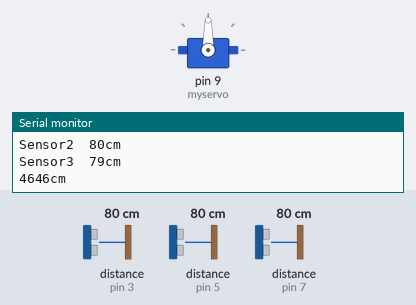
Recording of a sketch running on a simulated Arduino Uno, built with avr-gcc and run on an emulated ATmega328P. Shown: servo, the last lines printed to the serial monitor. Wiring (inferred from the names in the program): 3 × ultrasonic range finder: trigger pin 2, echo pin 3 / trigger pin 4, echo pin 5 / trigger pin 6, echo pin 7. Inputs (shaded band) come from the test bench; at power-on: distance to the obstacle (sensors on pin 3, pin 5, pin 7) 80 cm. The echo pulse lasts 58.3 µs per cm.

Above: at 1.2 s.
1.3 s: distance to the obstacle (sensor on pin 3) set to 250 cm
4.3 s: distance to the obstacle (sensor on pin 5) set to 120 cm
7.3 s: distance to the obstacle (sensor on pin 3) set to 299 cm
10.3 s: distance to the obstacle (sensor on pin 7) set to 2 cm
13.3 s: distance to the obstacle (sensor on pin 5) set to 55 cm
15.0 s: distance to the obstacle (sensor on pin 5) set to 46 cm
At 15.9 s:
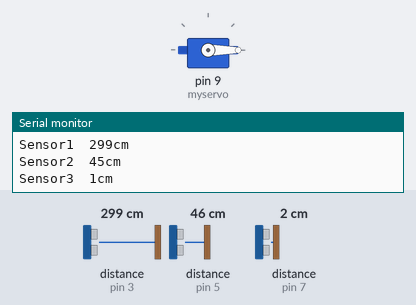
Timing chart, 0 to 17.9 s (numbered marks = the images above; inputs shaded):
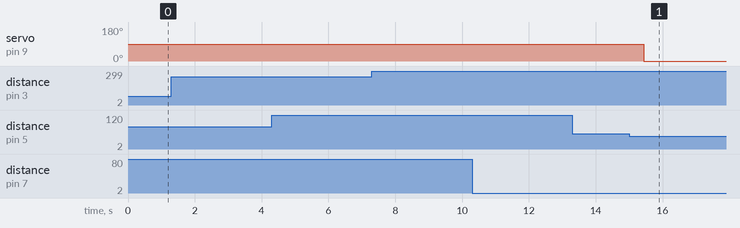

Measured:
- the behaviour switches between 51 and 50 cm on distance to the obstacle (sensor on pin 5) (found by bisection; images 0 and 1)
- after the input at 15.0 s, servo on pin 9 (myservo): 90° → 0° after 0.44 s

The sketch:

SMART_PARKING_SYSTEM.ino
```cpp
#include <Servo.h>

Servo myservo;

int trigPin1 = 2;     //main gate
int echoPin1 = 3;

int trigPin2 = 4;
int echoPin2 = 5;

int trigPin3 = 6;
int echoPin3 = 7;

int led1 = 12;
int led2 = 13;
boolean f= false;


void setup() {
  Serial.begin (9600);
  pinMode(trigPin1, OUTPUT);
  pinMode(echoPin1, INPUT);

  pinMode(trigPin2, OUTPUT);
  pinMode(echoPin2, INPUT);

  pinMode(trigPin3, OUTPUT);
  pinMode(echoPin3, INPUT);

  myservo.attach(9);

}

void loop() {

  long duration1, distance1;
  digitalWrite(trigPin1, LOW);  // Added this line
  delayMicroseconds(2); // Added this line
  digitalWrite(trigPin1, HIGH);
  delayMicroseconds(10); // Added this line
  digitalWrite(trigPin1, LOW);
  duration1 = pulseIn(echoPin1, HIGH);
  distance1 = (duration1 / 2) / 29.1;

  if (distance1 >= 500 || distance1 <= 0) {
    Serial.println("Out of range");
  }
  else {
    Serial.print ( "Sensor1  ");
    Serial.print ( distance1);
    Serial.println("cm");
  }
  delay(2);
  long duration2, distance2;
  digitalWrite(trigPin2, LOW);  // Added this line
  delayMicroseconds(2); // Added this line
  digitalWrite(trigPin2, HIGH);
  delayMicroseconds(10); // Added this line
  digitalWrite(trigPin2, LOW);
  duration2 = pulseIn(echoPin2, HIGH);
  distance2 = (duration2 / 2) / 29.1;

  if (distance2 >= 500 || distance2 <= 0) {
    Serial.println("Out of range");
  }
  else {
    Serial.print("Sensor2  ");
    Serial.print(distance2);
    Serial.println("cm");
  }
  delay(2);
  long duration3, distance3;
  digitalWrite(trigPin3, LOW);  // Added this line
  delayMicroseconds(2); // Added this line
  digitalWrite(trigPin3, HIGH);
  delayMicroseconds(10); // Added this line
  digitalWrite(trigPin3, LOW);
  duration3 = pulseIn(echoPin3, HIGH);
  distance3 = (duration3 / 2) / 29.1;

  if (distance3 >= 500 || distance3 <= 0) {
    Serial.println("Out of range");
  }
  else {
    Serial.print("Sensor3  ");
    Serial.print(distance3);
    Serial.println("cm");
  }
  delay(200);


  if (distance2 < 50)
  {
    digitalWrite(led1, HIGH);
  }

  else if (distance2 > 50) // if the IR sensor value is < 500 then the motor will start rotating
  {
    digitalWrite(led1, LOW);
  }

  if (distance3 < 50)
  {
    digitalWrite(led2, HIGH);
  }

  else if (distance3 > 50)
  {
    digitalWrite(led2, LOW);
  }

if(distance2<50 && distance3<50)
f=false;
else
f=true;
if(f==false)
{
  if (distance1 > 1 && distance1 < 14)             //get open

  {

    myservo.write(180); // sets the servo position according to the scaled value

    delay(2000);
  }


  else

  {

    myservo.write(0); // sets the servo position according to the scaled value

    delay(100);

  }
}


  Serial.print(duration1);
  Serial.print("cm");

  Serial.println();

  delay(100);

}


long microsecondsToCentimeters(long microseconds) {

  // The speed of sound is 340 m/s or 29 microseconds per centimeter.

  // The ping travels out and back, so to find the distance of the

  // object we take half of the distance travelled.


  return microseconds / 2 / 2;

}
```
